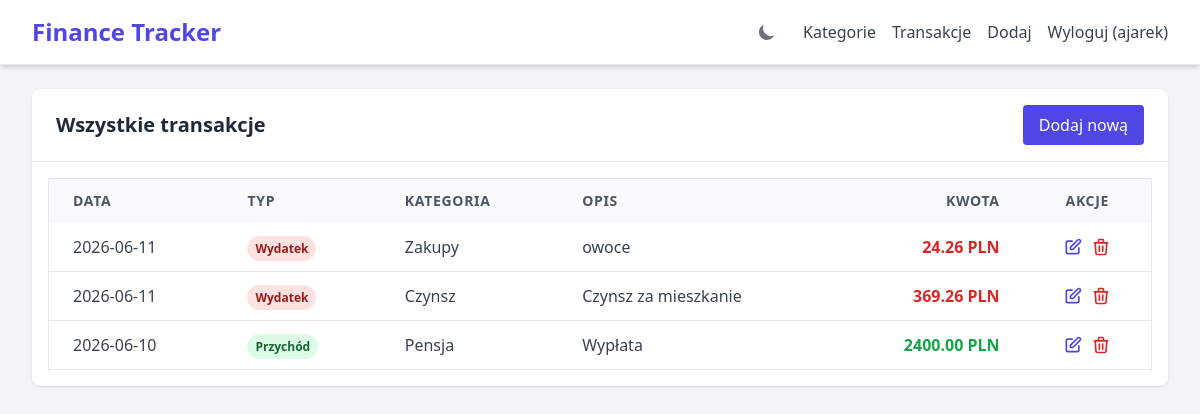
/transactions/ (signed in), run on an earlier commit of the app's database.
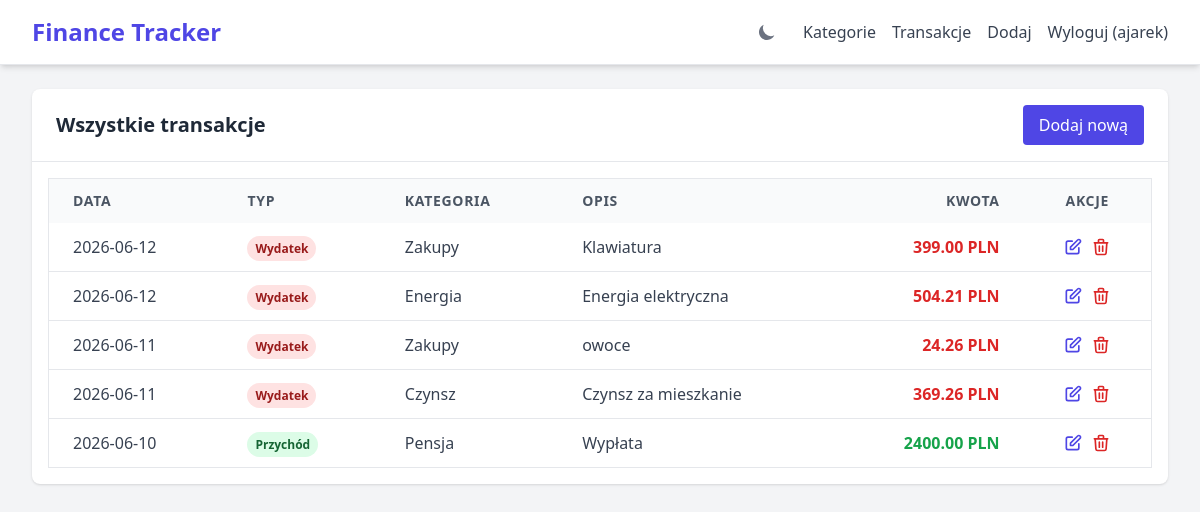
And on a later commit of the database.
### users/models.py (models this page shows)
class CustomUser(AbstractUser):
    pass

### tracker/models.py (models this page shows, shortened)
class Transaction(models.Model):
    amount = models.DecimalField(max_digits=10, decimal_places=2)
    date = models.DateField()
    description = models.CharField(max_length=255, blank=True)
    category = models.ForeignKey(Category, on_delete=models.CASCADE)
    user = models.ForeignKey(settings.AUTH_USER_MODEL, on_delete=models.CASCADE)

class Category(models.Model):
    TYPE_CHOICES = (
        ('INCOME', 'Przychód'),
        ('EXPENSE', 'Wydatek'),
    )
    name = models.CharField(max_length=100)
    type = models.CharField(max_length=10, choices=TYPE_CHOICES)
    user = models.ForeignKey(settings.AUTH_USER_MODEL, on_delete=models.CASCADE)

### tracker/views.py (the view)
# urls.py: path('transactions/', views.transaction_list, name='transaction_list'),
@login_required
def transaction_list(request):
    transactions = Transaction.objects.filter(user=request.user).order_by('-date')
    return render(request, 'tracker/transaction_list.html', {'transactions': transactions})

### templates/tracker/transaction_list.html (shortened to what this page needs)
{% extends 'base.html' %}
{% block content %}
<div class="bg-white dark:bg-gray-800 rounded-lg shadow overflow-hidden transition-colors">
    <div class="px-6 py-4 border-b border-gray-200 dark:border-gray-700 flex justify-between items-center">
        <h2 class="text-xl font-bold text-gray-800 dark:text-gray-100">Wszystkie transakcje</h2>
        <a href="{% url 'transaction_create' %}" class="bg-indigo-600 text-white py-2 px-4 rounded hover:bg-indigo-700 transition">Dodaj nową</a>
    </div>
    <div class="overflow-x-auto p-4">
        <table class="min-w-full bg-white dark:bg-gray-800 border border-gray-200 dark:border-gray-700">
            <thead class="bg-gray-50 dark:bg-gray-700 text-gray-600 dark:text-gray-300 text-sm uppercase tracking-wider">
                <tr>
                    <th class="py-3 px-6 text-left">Data</th>
                    <th class="py-3 px-6 text-left">Typ</th>
                    <th class="py-3 px-6 text-left">Kategoria</th>
                    <th class="py-3 px-6 text-left">Opis</th>
                    <th class="py-3 px-6 text-right">Kwota</th>
                    <th class="py-3 px-6 text-center">Akcje</th>
                </tr>
            </thead>
            <tbody class="text-gray-700 dark:text-gray-300">
                {% for t in transactions %}
                <tr class="border-b dark:border-gray-700 hover:bg-gray-50 dark:hover:bg-gray-700">
                    <td class="py-3 px-6">{{ t.date|date:"Y-m-d" }}</td>
                    <td class="py-3 px-6">
                        {% if t.category.type == 'INCOME' %}
                        <span class="px-2 py-1 bg-green-100 dark:bg-green-900 text-green-800 dark:text-green-200 rounded-full text-xs font-semibold">Przychód</span>
                        {% else %}
                        <span class="px-2 py-1 bg-red-100 dark:bg-red-900 text-red-800 dark:text-red-200 rounded-full text-xs font-semibold">Wydatek</span>
                        {% endif %}
                    </td>
                    <td class="py-3 px-6">{{ t.category.name }}</td>
                    <td class="py-3 px-6">{{ t.description|default:"-" }}</td>
                    <td class="py-3 px-6 text-right font-semibold {% if t.category.type == 'INCOME' %}text-green-600 dark:text-green-400{% else %}text-red-600 dark:text-red-400{% endif %}">
                        {{ t.amount|floatformat:2 }} PLN
                    </td>
                    <td class="py-3 px-6 text-center">
                        <div class="flex justify-center space-x-2">
                            <a href="{% url 'transaction_edit' t.pk %}" class="text-indigo-600 dark:text-indigo-400 hover:text-indigo-900 dark:hover:text-indigo-300">
                                <svg class="w-5 h-5" fill="none" stroke="currentColor" viewBox="0 0 24 24" xmlns="http://www.w3.org/2000/svg"><path stroke-linecap="round" stroke-linejoin="round" stroke-width="2" d="M11 5H6a2 2 0 00-2 2v11a2 2 0 002 2h11a2 2 0 002-2v-5m-1.414-9.414a2 2 0 112.828 2.828L11.828 15H9v-2.828l8.586-8.586z"></path></svg>
                            </a>
                            <a href="{% url 'transaction_delete' t.pk %}" class="text-red-600 dark:text-red-400 hover:text-red-900 dark:hover:text-red-300">
                            </a>
                        </div>
                    </td>
                </tr>
                {% empty %}
                <tr>
                    <td colspan="6" class="py-6 text-center text-gray-500 dark:text-gray-400">Brak transakcji do wyświetlenia.</td>
                </tr>
                {% endfor %}
            </tbody>
        </table>
    </div>
</div>
{% endblock %}

### templates/base.html (shortened to what this page needs)
<!DOCTYPE html>
<html lang="pl">
<head>
    <script src="https://cdn.tailwindcss.com"></script>
</head>
<body class="bg-gray-100 dark:bg-gray-900 text-gray-900 dark:text-gray-100 font-sans antialiased transition-colors duration-200">
    <nav class="bg-white dark:bg-gray-800 shadow-md border-b border-gray-200 dark:border-gray-700">
        <div class="max-w-7xl mx-auto px-4 sm:px-6 lg:px-8">
            <div class="flex justify-between h-16">
                <div class="flex">
                    <div class="flex-shrink-0 flex items-center">
                        <a href="{% url 'dashboard' %}" class="text-2xl font-bold text-indigo-600 dark:text-indigo-400">Finance Tracker</a>
                    </div>
                </div>
                <div class="flex items-center space-x-4">
                    <button id="theme-toggle" type="button" class="text-gray-500 dark:text-gray-400 hover:bg-gray-100 dark:hover:bg-gray-700 focus:outline-none focus:ring-4 focus:ring-gray-200 dark:focus:ring-gray-700 rounded-lg text-sm p-2.5">
                        <svg id="theme-toggle-dark-icon" class="hidden w-5 h-5" fill="currentColor" viewBox="0 0 20 20" xmlns="http://www.w3.org/2000/svg"><path d="M17.293 13.293A8 8 0 016.707 2.707a8.001 8.001 0 1010.586 10.586z"></path></svg>
                    </button>
                    {% if user.is_authenticated %}
                        <a href="{% url 'category_list' %}" class="text-gray-700 dark:text-gray-300 hover:text-indigo-600 dark:hover:text-indigo-400">Kategorie</a>
                        <a href="{% url 'transaction_list' %}" class="text-gray-700 dark:text-gray-300 hover:text-indigo-600 dark:hover:text-indigo-400">Transakcje</a>
                        <a href="{% url 'transaction_create' %}" class="text-gray-700 dark:text-gray-300 hover:text-indigo-600 dark:hover:text-indigo-400">Dodaj</a>
                        <form method="post" action="{% url 'logout' %}" class="inline">
                            <button type="submit" class="text-gray-700 dark:text-gray-300 hover:text-red-600">Wyloguj ({{ user.username }})</button>
                        </form>
                    {% else %}
                        <a href="{% url 'login' %}" class="text-gray-700 dark:text-gray-300 hover:text-indigo-600 dark:hover:text-indigo-400">Zaloguj</a>
                        <a href="{% url 'register' %}" class="text-gray-700 dark:text-gray-300 hover:text-indigo-600 dark:hover:text-indigo-400">Zarejestruj</a>
                    {% endif %}
                </div>
            </div>
        </div>
    </nav>
    <main class="max-w-7xl mx-auto py-6 sm:px-6 lg:px-8">
        {% block content %}{% endblock %}
    </main>
</body>
</html>

What changed in the data, as far as the page shows it:
added Transaction: date "2026-06-12", shows "Wydatek", category.name "Zakupy", description "Klawiatura", amount "399.00"
added Transaction: date "2026-06-12", shows "Wydatek", category.name "Energia", description "Energia elektryczna", amount "504.21"
